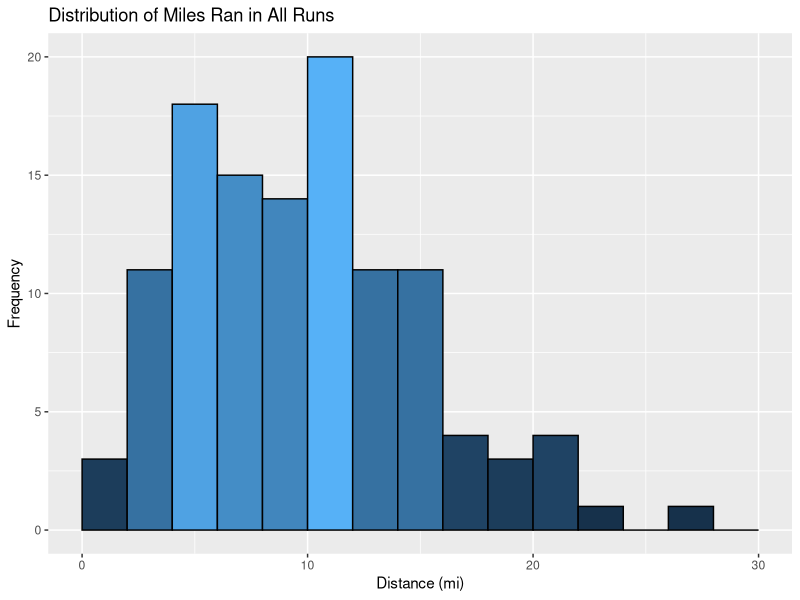
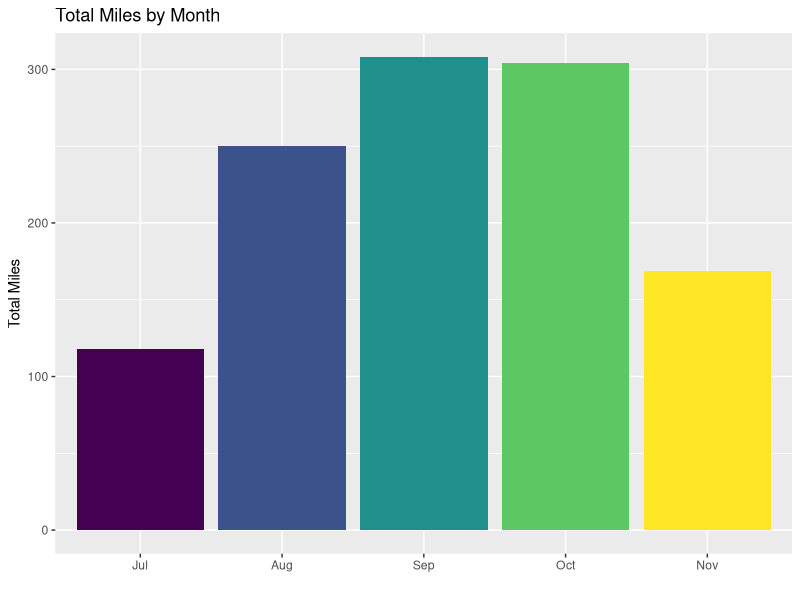
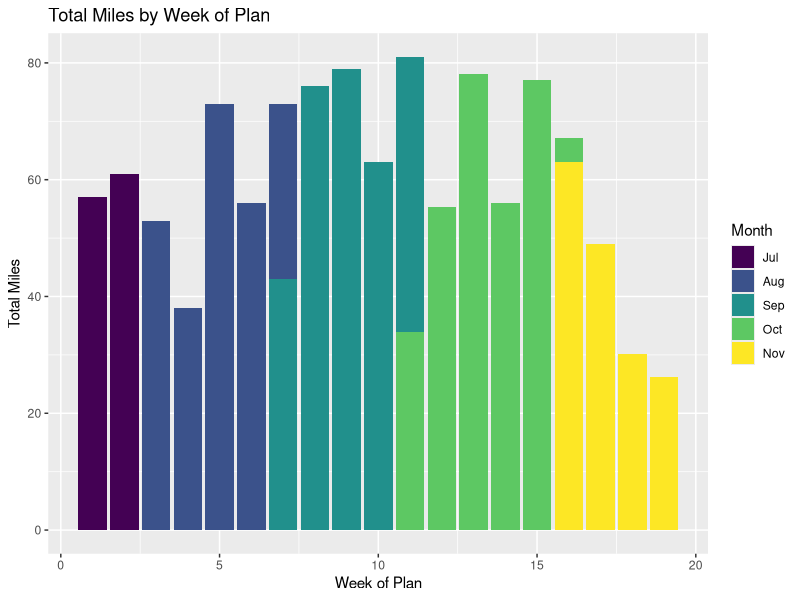
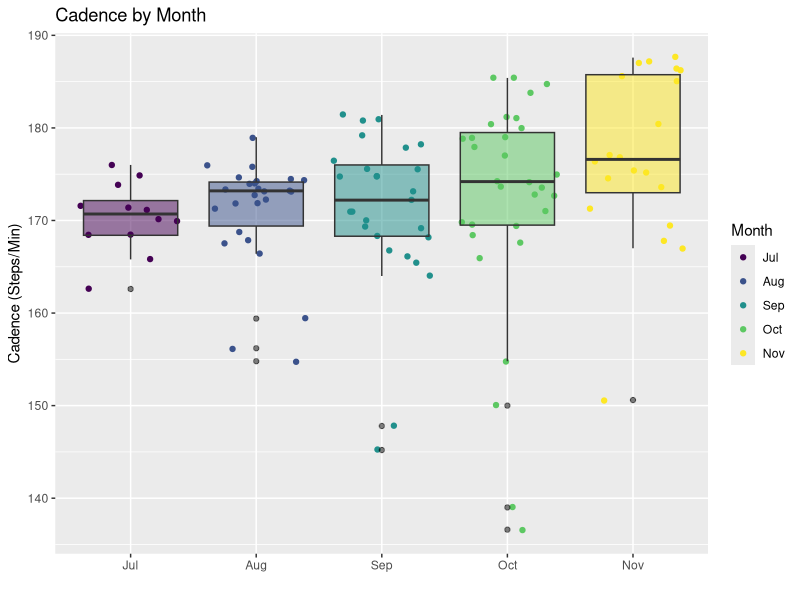
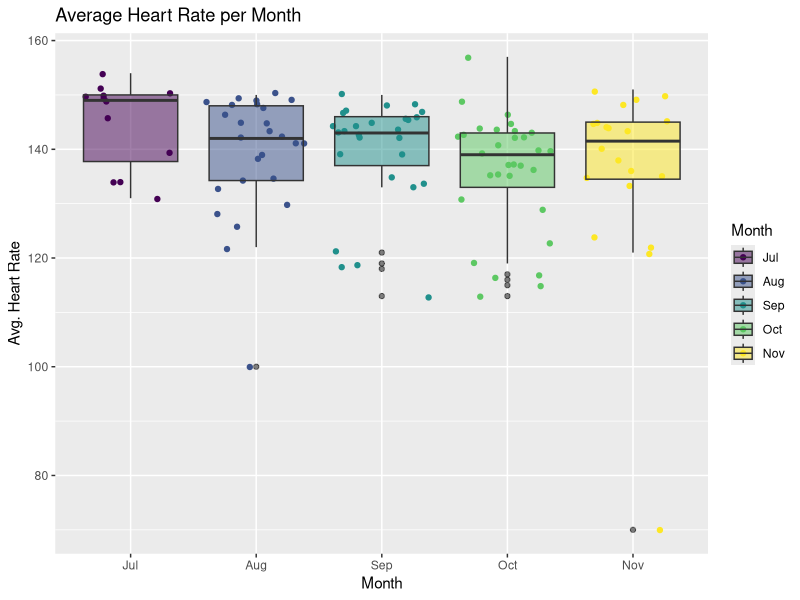
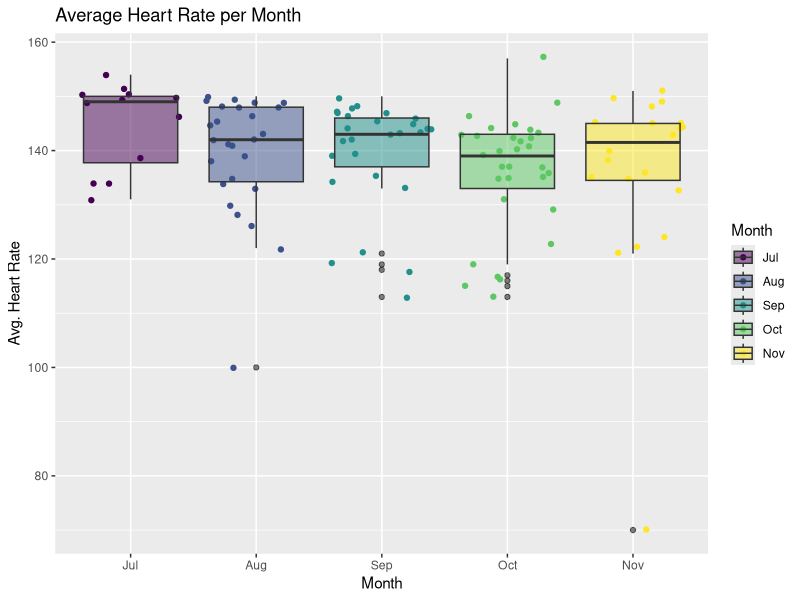
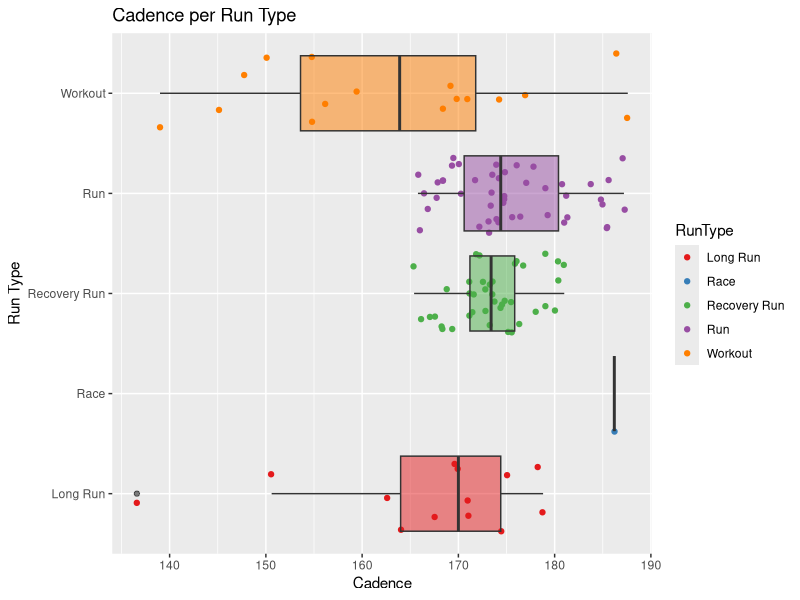
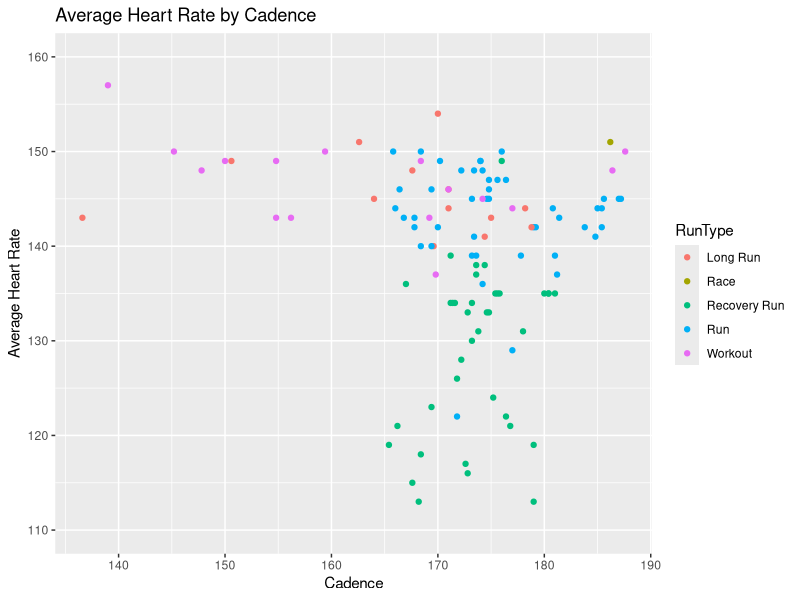

The R script that drew these images, in order:
#install.packages("stringr")  - for manipulating string values
#install.packages("tidyr")    - data cleansing
#install.packages("plyr")     - for renaming columns
library(tidyverse)
library(ggplot2)
library(lubridate)
library(RColorBrewer)

runs <- read.csv("cleanedMarathonTrainingData.csv")
str(runs)

#remove 1st cols
runs <- runs %>%
  mutate(X = NULL, ID = NULL)
head(runs[,1:3],3)

#make POSIXct
rruns <- runs %>%
  mutate(Time = as.POSIXct(Time),
         Avg.Pace = as.POSIXct(Avg.Pace),
         Date = as.POSIXct(Date),
         StartTime = as.POSIXct(StartTime, format = '%H:%M'))

str(runs[,c("Time","Avg.Pace","Date","StartTime")])

#make Month an ordered factor
runs <- runs %>%
  mutate(Month = factor(Month, ordered = TRUE, levels = c("Jul","Aug","Sep","Oct","Nov")))

#simple histogram of how many miles I ran in each of my runs.
#distance histogram
ggplot(data = runs, aes(x = Distance)) + 
  geom_histogram(binwidth = 2, aes(fill = ..count..), colour = "black", boundary = 2) +
  scale_x_continuous(limits=c(0, 30)) +
  xlab("Distance (mi)") + 
  ylab("Frequency") + 
  ggtitle("Distribution of Miles Ran in All Runs") + 
  guides(fill=FALSE) 

summary(runs$Distance)

#miles by month bars
ggplot(data = runs, aes(x = Month, y = Distance, fill = Month)) + 
  geom_bar(stat="identity") +
  xlab("") + 
  ylab("Total Miles") + 
  guides(fill=FALSE) +
  ggtitle("Total Miles by Month")

#peak week bars
ggplot(data = runs, aes(weekNumber, Distance, fill = Month)) + 
  geom_bar(stat="identity") +
  xlab("Week of Plan") + 
  ylab("Total Miles") + 
  ggtitle("Total Miles by Week of Plan")
                                       
#find peak week
runs[runs$weekNumber == 11,c('Name','weekNumber','Date','DOW','Distance')]

#avg. cadence grouped by month
ggplot(data = runs, aes(Month, Cad)) + 
  geom_jitter(aes(colour = Month)) +
  geom_boxplot(aes(fill = Month), outlier.colour = "black", alpha = 0.5) +
  xlab("") + 
  ylab("Cadence (Steps/Min)") + 
  guides(fill=FALSE) +
  ggtitle("Cadence by Month") 

#heart rate over time
ggplot(data = runs, aes(Month, Avg.HR)) + 
  geom_jitter(aes(colour = Month)) +
  geom_boxplot(aes(fill = Month), outlier.colour = "black", alpha = 0.5) + 
  xlab("Month") + 
  ylab("Avg. Heart Rate") + 
  ggtitle("Average Heart Rate per Month") 

#avg. HR grouped by month
ggplot(data = runs, aes(Month, Avg.HR)) + 
  geom_jitter(aes(colour = Month)) +
  geom_boxplot(aes(fill = Month), 
  outlier.colour = "black", alpha = 0.5) + #geom_jitter()
  xlab("Month") + 
  ylab("Avg. Heart Rate") + 
  ggtitle("Average Heart Rate per Month") 

#avg. cadence grouped by run type
ggplot(data = runs, aes(RunType, Cad)) + 
  geom_jitter(aes(colour = RunType)) +
  geom_boxplot(aes(fill = RunType), 
               outlier.colour = "black", alpha = 0.5) +
  scale_colour_brewer(palette = "Set1") +
  scale_fill_brewer(palette = "Set1") +
  xlab("Run Type") + 
  ylab("Cadence") + 
  guides(fill=FALSE) +
  coord_flip() + 
  ggtitle("Cadence per Run Type") 

#cadence by hr
ggplot(data = runs, aes(Cad, Avg.HR)) + 
  geom_point(aes(colour = RunType), na.rm = TRUE) +
  #geom_smooth() +
  xlab("Cadence") + 
  ylab("Average Heart Rate") + 
  scale_y_continuous(limits = c(110, 160)) +
  ggtitle("Average Heart Rate by Cadence")

#avg. hr grouped by run type
ggplot(data = runs, aes(RunType, Avg.HR)) + 
  geom_jitter(aes(colour = RunType)) +
  geom_boxplot(aes(fill = RunType), outlier.colour = "black", alpha = 0.5) +
  xlab("Run Type") + 
  ylab("Avg Heart Rate") + 
  guides(fill=FALSE) +
  coord_flip() + 
  ggtitle("Average Heart Rate per Run Type") 

#max heart rate
runs[which.max(runs$Avg.HR),c("Name","Date","Distance","Avg.HR","Max.HR")]

#avg pace by runs
ggplot(data = runs, aes(Date, Avg.Pace, colour = RunType)) + 
  geom_point() +
  geom_smooth(fill = NA) +  
  theme(axis.text.x = element_blank()) +
  theme(axis.text.y = element_blank()) +
  xlab("Date") + 
  ylab("Average Pace (mile/minute)") + 
  ggtitle("Average Pace Over Time") + 
  labs(caption="")

#avg pace by runs - seperate
ggplot(data = runs, aes(Date, Avg.Pace, colour = RunType)) + 
  geom_point() +
  geom_smooth(fill = NA) +  
  theme(axis.text.x = element_blank()) +
  theme(axis.text.y = element_blank()) +
  xlab("Date") + 
  ylab("Average Pace (mile/minute)") + 
  ggtitle("Average Pace Over Time") + 
  labs(caption="") + 
  facet_grid(RunType~.)

table(runs$RunType)

#bar of steps, echo = FALSE}
ggplot(data = runs, aes(RunType, (Cad*((hour(runs$Time)*60)+(minute(runs$Time))+(second(runs$Time)/60))))) + 
  geom_bar(aes(fill = RunType), stat = "identity") +
  xlab("Run Type") + 
  ylab("Steps") + 
  guides(fill=FALSE) +
  ggtitle("Total Steps Taken by Run Type") 

#elevation and avg hr
ggplot(data = runs, aes(Elevation.Gain, Avg.HR)) + 
  geom_point(aes(colour = RunType), na.rm = TRUE) +
  geom_smooth(fill = NA, na.rm = TRUE) +
  xlab("Elevation Gain (ft.)") + 
  ylab("Average Heart Rate (BPM)") +
  scale_y_continuous(limits = c(110, 160)) +
  ggtitle("Average Heart Rate by Elevation Gain")

#elevation and max hr, echo = FALSE}
ggplot(data = runs, aes(RunType, Max.HR)) + 
  geom_jitter(aes(colour = RunType)) +
  geom_boxplot(aes(fill = RunType), outlier.colour = "black", alpha = 0.5) +
  xlab("Run Type") + 
  ylab("Max Heart Rate (BPM)") + 
  ggtitle("Max Heart Rate by Run Type")